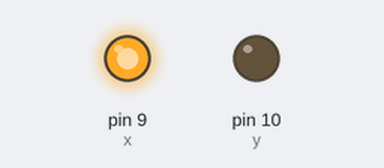
Simulated run of this sketch. Board: Arduino Uno, built with avr-gcc and run on an emulated ATmega328P. Parts: output pins drawn as LEDs (lit = HIGH).

Above: at 5.0 s.
At 15.0 s:
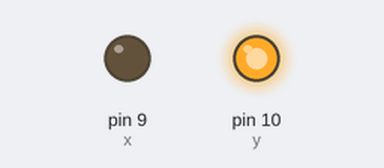
Timing chart, 0 to 26.0 s (numbered marks = the images above):
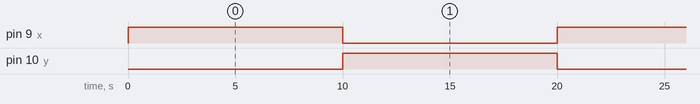

The sketch:

sketch_nov04a.ino
```cpp
int x = 9;
int y = 10;

void setup() {
  // set up the LCD's number of columns and rows:
  pinMode(x,OUTPUT);
  pinMode(y,OUTPUT);
}

void loop() {
  digitalWrite(x,HIGH);
  digitalWrite(y,LOW);
  delay(10000);
  digitalWrite(y,HIGH);
  digitalWrite(x,LOW);
  delay(10000);
}
```

Measured:
- by itself, pin 9 (x), pin 10 (y): alternates HIGH for 10.0 s and LOW for 10.0 s
